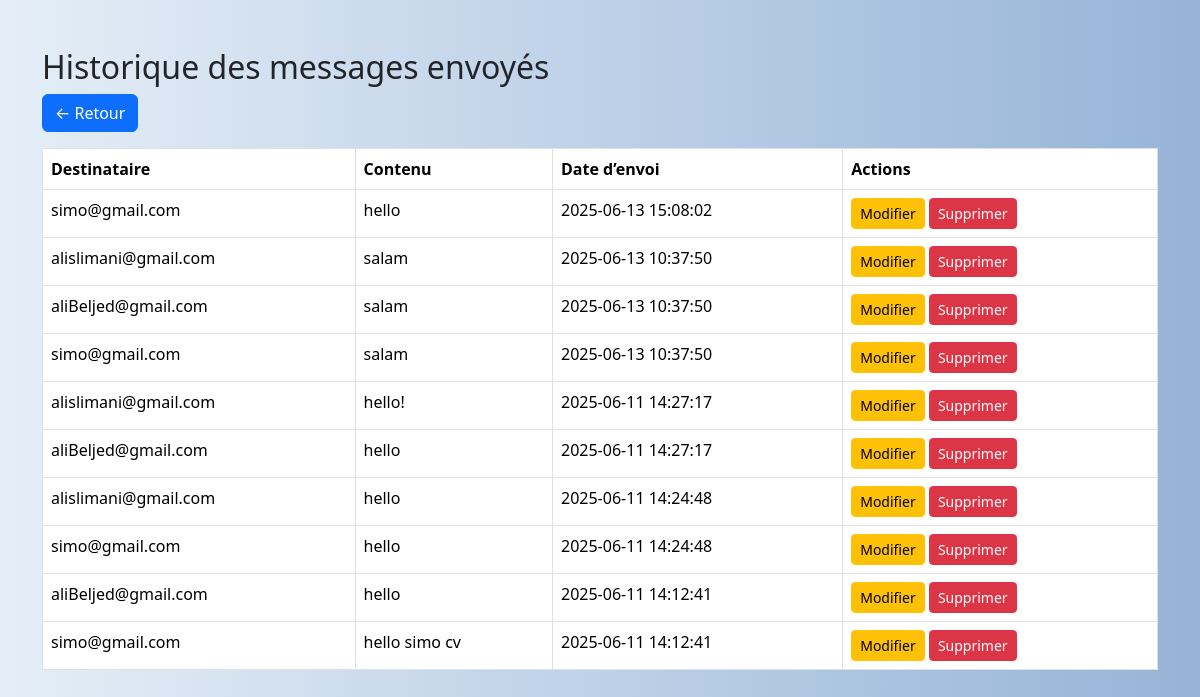
Page /PHP/historique.php (signed in) on the committed database.
### tables this page shows
CREATE TABLE `message_envoye` (
  `id` int(11) NOT NULL,
  `contenu` text NOT NULL,
  `email_destinataire` varchar(255) NOT NULL,
  `date_envoi` datetime DEFAULT current_timestamp(),
  `expediteur_id` int(11) DEFAULT NULL
);

### PHP/historique.php (the view, shortened to what this page needs)
<?php
require 'connexion.php';
$userId = $_SESSION['user_id'];
$stmt = $db->prepare("SELECT * FROM message_envoye WHERE expediteur_id = ? ORDER BY date_envoi DESC");
$stmt->execute([$userId]);
$messages = $stmt->fetchAll(PDO::FETCH_ASSOC);
?>
<!DOCTYPE html>
<html lang="fr">
<head>
    <link rel="stylesheet" href="../bootstrap-5.3.6-dist/css/bootstrap.min.css">
</head>
<body>
<div class="container mt-5">
    <h2>Historique des messages envoyés</h2>
    <a href="main.php" class="btn btn-primary mb-3">← Retour</a>
    <?php if (count($messages) === 0): ?>
        <div class="alert alert-info">Aucun message envoyé pour l’instant.</div>
    <?php else: ?>
    <table class="table table-bordered table-custom">
        <thead>
            <tr>
                <th>Destinataire</th>
                <th>Contenu</th>
                <th>Date d’envoi</th>
                <th>Actions</th>
            </tr>
        </thead>
        <tbody>
            <?php foreach ($messages as $msg): ?>
                <tr>
                    <td><?php echo htmlspecialchars($msg['email_destinataire']); ?></td>
                    <td><?php echo nl2br(htmlspecialchars($msg['contenu'])); ?></td>
                    <td><?php echo $msg['date_envoi']; ?></td>
                    <td>
                        <a href="modifier_message.php?id=<?php echo $msg['id']; ?>" class="btn btn-warning btn-sm">Modifier</a>
                        <a href="historique.php?delete_id=<?php echo $msg['id']; ?>" class="btn btn-danger btn-sm" onclick="return confirm('Voulez-vous vraiment supprimer ce message ?');">Supprimer</a>
                    </td>
                </tr>
            <?php endforeach; ?>
        </tbody>
    </table>
    <?php endif; ?>
</div>
</body>
</html>

### PHP/historique.php (style rules this page uses)
body { background-image: linear-gradient(to right, #e5eef7, #96b3d7); }

### rows in the picture
message_envoye: email_destinataire "simo@gmail.com", contenu "hello", date_envoi "2025-06-13 15:08:02"
message_envoye: email_destinataire "alislimani@gmail.com", contenu "salam", date_envoi "2025-06-13 10:37:50"
message_envoye: email_destinataire "aliBeljed@gmail.com", contenu "salam", date_envoi "2025-06-13 10:37:50"
message_envoye: email_destinataire "simo@gmail.com", contenu "salam", date_envoi "2025-06-13 10:37:50"
message_envoye: email_destinataire "alislimani@gmail.com", contenu "hello!", date_envoi "2025-06-11 14:27:17"
message_envoye: email_destinataire "aliBeljed@gmail.com", contenu "hello", date_envoi "2025-06-11 14:27:17"
message_envoye: email_destinataire "alislimani@gmail.com", contenu "hello", date_envoi "2025-06-11 14:24:48"
message_envoye: email_destinataire "simo@gmail.com", contenu "hello", date_envoi "2025-06-11 14:24:48"
message_envoye: email_destinataire "aliBeljed@gmail.com", contenu "hello", date_envoi "2025-06-11 14:12:41"
message_envoye: email_destinataire "simo@gmail.com", contenu "hello simo cv", date_envoi "2025-06-11 14:12:41"
